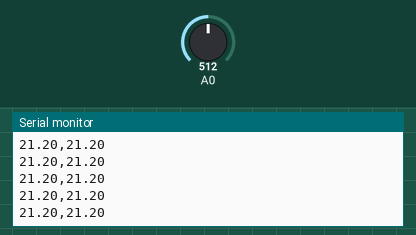
This sketch was run on a simulated Arduino Uno, built with avr-gcc and run on an emulated ATmega328P. Shown: the last lines printed to the serial monitor. The test bench sets the inputs (shaded band); at power-on: A0 = 512.

Above: at 5.7 s.
5.8 s: A0 set to 122
At 6.8 s:
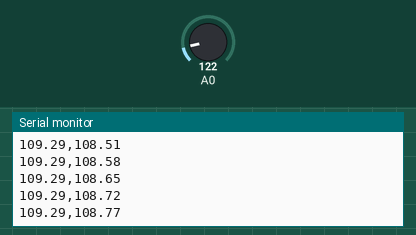
7.3 s: A0 set to 116
At 7.8 s:
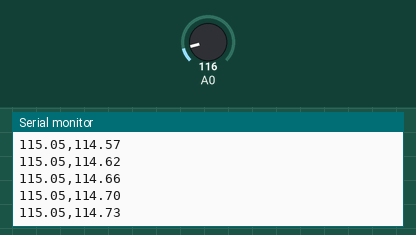
Timing chart, 0 to 9.8 s (numbered marks = the images above; inputs shaded):
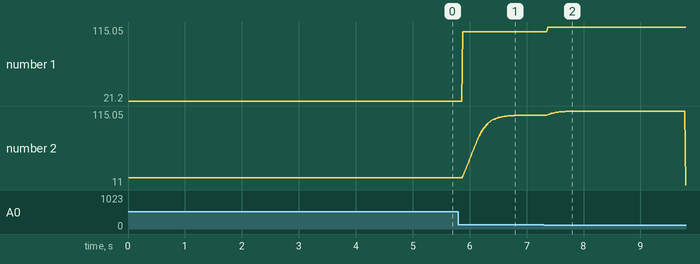

Measured:
- after the input at 5.8 s, the serial monitor: prints a new line after 0.08 s (image 1)
- plotted number 1: 21.2 → 109.29 after the input at 5.8 s
- plotted number 2: 21.2 → 109.27 after the input at 5.8 s

The sketch:

ex12_LowPassFilter_PSD_raw.ino
```cpp
// PSD LowPassFilter 예제 : https://www.youtube.com/watch?v=JezOJN1yhTA
// 시리얼 플로터 활용

float sensorValue;
float filteredValue;
float weight = 0.1;

void setup() {
  // 초기 설정
  Serial.begin(9600);
  sensorValue = analogRead(A0);
  filteredValue = sensorValue;
}

void loop() {
  // 값 읽기 + LowPassFilter 연산
  sensorValue = analogRead(A0);
  filteredValue = filteredValue * (1-weight) + sensorValue * weight;
  delay(10);

  // LowPassFilter값 출력
//  Serial.print(sensorValue);
//  Serial.print(",");
//  Serial.println(filteredValue);

  // cm 변환
  float cm = 10650.08 * pow(filteredValue,-0.935) - 10;
  float cm_raw = 10650.08 * pow(sensorValue,-0.935) - 10;

  // LowPassFilter값 출력
  Serial.print(cm_raw);
  Serial.print(",");
  Serial.println(cm);
}
```
